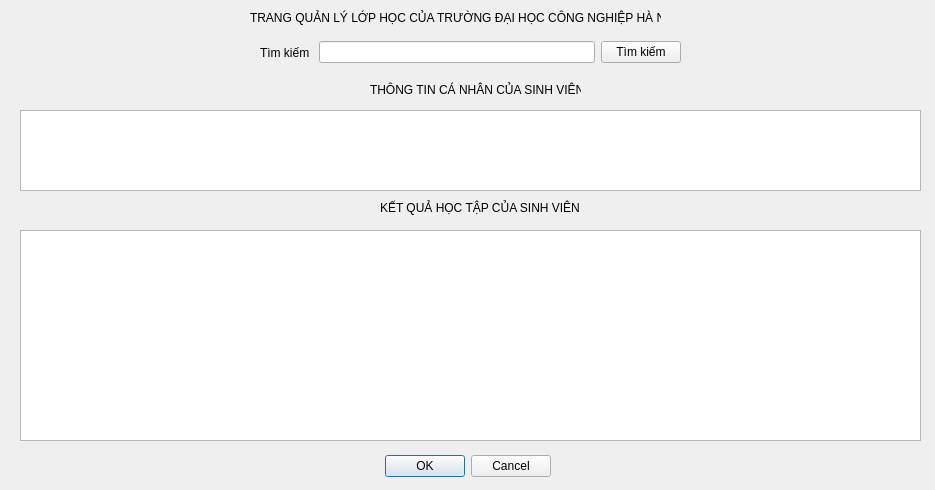
<?xml version="1.0" encoding="UTF-8"?>
<ui version="4.0">
 <class>hoso</class>
 <widget class="QDialog" name="hoso">
  <property name="geometry">
   <rect>
    <x>0</x>
    <y>0</y>
    <width>935</width>
    <height>490</height>
   </rect>
  </property>
  <property name="windowTitle">
   <string>Dialog</string>
  </property>
  <widget class="QDialogButtonBox" name="buttonBox">
   <property name="geometry">
    <rect>
     <x>210</x>
     <y>450</y>
     <width>341</width>
     <height>32</height>
    </rect>
   </property>
   <property name="orientation">
    <enum>Qt::Horizontal</enum>
   </property>
   <property name="standardButtons">
    <set>QDialogButtonBox::Cancel|QDialogButtonBox::Ok</set>
   </property>
  </widget>
  <widget class="QLabel" name="label">
   <property name="geometry">
    <rect>
     <x>250</x>
     <y>10</y>
     <width>411</width>
     <height>16</height>
    </rect>
   </property>
   <property name="text">
    <string>TRANG QUẢN LÝ LỚP HỌC CỦA TRƯỜNG ĐẠI HỌC CÔNG NGHIỆP HÀ NỘI</string>
   </property>
  </widget>
  <widget class="QWidget" name="layoutWidget_2">
   <property name="geometry">
    <rect>
     <x>260</x>
     <y>40</y>
     <width>421</width>
     <height>25</height>
    </rect>
   </property>
   <layout class="QHBoxLayout" name="horizontalLayout_3">
    <item>
     <layout class="QHBoxLayout" name="horizontalLayout">
      <item>
       <widget class="QLabel" name="label_2">
        <property name="text">
         <string>Tìm kiếm </string>
        </property>
       </widget>
      </item>
      <item>
       <widget class="QLineEdit" name="timkiem5"/>
      </item>
     </layout>
    </item>
    <item>
     <widget class="QPushButton" name="bu_timkiem">
      <property name="text">
       <string>Tìm kiếm</string>
      </property>
     </widget>
    </item>
   </layout>
  </widget>
  <widget class="QTableView" name="tableView">
   <property name="geometry">
    <rect>
     <x>20</x>
     <y>110</y>
     <width>901</width>
     <height>81</height>
    </rect>
   </property>
  </widget>
  <widget class="QLabel" name="label_3">
   <property name="geometry">
    <rect>
     <x>370</x>
     <y>80</y>
     <width>211</width>
     <height>20</height>
    </rect>
   </property>
   <property name="text">
    <string>THÔNG TIN CÁ NHÂN CỦA SINH VIÊN</string>
   </property>
  </widget>
  <widget class="QLabel" name="label_4">
   <property name="geometry">
    <rect>
     <x>380</x>
     <y>200</y>
     <width>271</width>
     <height>16</height>
    </rect>
   </property>
   <property name="text">
    <string>KẾT QUẢ HỌC TẬP CỦA SINH VIÊN</string>
   </property>
  </widget>
  <widget class="QTableView" name="ketquahoctap">
   <property name="geometry">
    <rect>
     <x>20</x>
     <y>230</y>
     <width>901</width>
     <height>211</height>
    </rect>
   </property>
  </widget>
 </widget>
 <resources/>
 <connections>
  <connection>
   <sender>buttonBox</sender>
   <signal>accepted()</signal>
   <receiver>hoso</receiver>
   <slot>accept()</slot>
   <hints>
    <hint type="sourcelabel">
     <x>248</x>
     <y>254</y>
    </hint>
    <hint type="destinationlabel">
     <x>157</x>
     <y>274</y>
    </hint>
   </hints>
  </connection>
  <connection>
   <sender>buttonBox</sender>
   <signal>rejected()</signal>
   <receiver>hoso</receiver>
   <slot>reject()</slot>
   <hints>
    <hint type="sourcelabel">
     <x>316</x>
     <y>260</y>
    </hint>
    <hint type="destinationlabel">
     <x>286</x>
     <y>274</y>
    </hint>
   </hints>
  </connection>
 </connections>
</ui>
